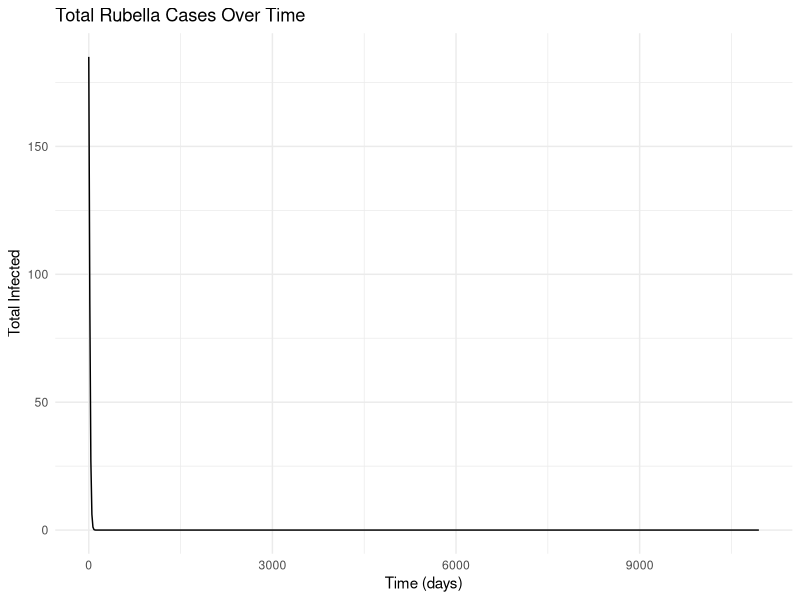
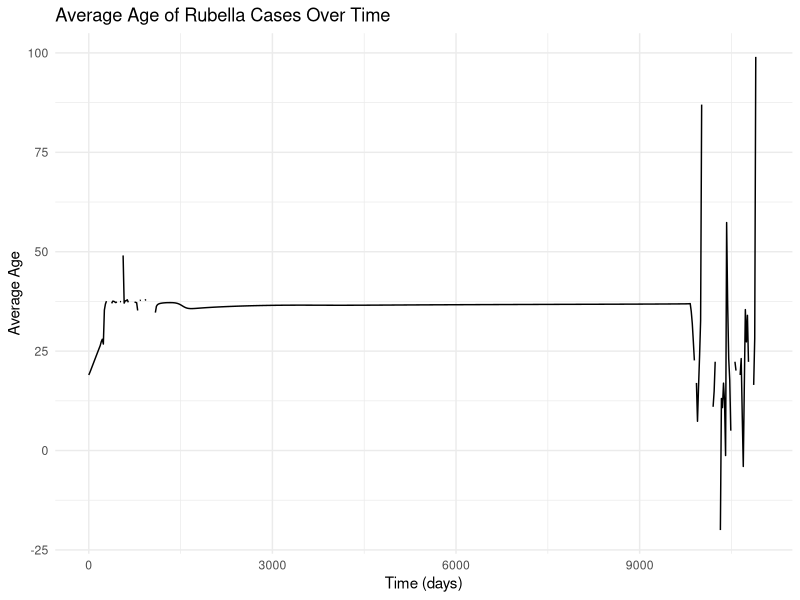

These charts were generated, in order, by the following R code:
library(deSolve)
library(ggplot2)
library(reshape2)


rubella_model <- function(time, state, parameters) {
  n_age <- parameters$n_age
  n_compartments <- 5  # M, S, I, R, V
  

  M <- state[1:n_age]
  S <- state[(n_age + 1):(2 * n_age)]
  I <- state[(2 * n_age + 1):(3 * n_age)]
  R <- state[(3 * n_age + 1):(4 * n_age)]
  V <- state[(4 * n_age + 1):(5 * n_age)]
  
  with(as.list(parameters), {
    # Seasonal transmission function
    seasonality_factor <- 1 + seasonal_amp * cos(2 * pi * (time %% 365) / 365)
    
    # Force of infection calculation per age group
    phi <- numeric(n_age)
    for (a in 1:n_age) {
      phi[a] <- 1 - exp(-sum(beta[a, ] * I) * seasonality_factor / sum(M + S + I + R + V))
    }
    
    dM <- numeric(n_age)
    dS <- numeric(n_age)
    dI <- numeric(n_age)
    dR <- numeric(n_age)
    dV <- numeric(n_age)
    
    for (a in 1:n_age) {
      # Aging transitions
      aging_in_M <- ifelse(a > 1, aging_rate[a - 1] * M[a - 1], 0)
      aging_in_S <- ifelse(a > 1, aging_rate[a - 1] * S[a - 1], 0)
      aging_in_I <- ifelse(a > 1, aging_rate[a - 1] * I[a - 1], 0)
      aging_in_R <- ifelse(a > 1, aging_rate[a - 1] * R[a - 1], 0)
      aging_in_V <- ifelse(a > 1, aging_rate[a - 1] * V[a - 1], 0)
      
      dM[a] <- -da[a] * M[a] - mu[a] * M[a] + aging_in_M - aging_rate[a] * M[a]
      dS[a] <- da[a] * M[a] - phi[a] * S[a] - mu[a] * S[a] + aging_in_S - aging_rate[a] * S[a] - va[a] * S[a]
      dI[a] <- phi[a] * S[a] - (gamma[a] + mu[a]) * I[a] + aging_in_I - aging_rate[a] * I[a]
      dR[a] <- gamma[a] * I[a] - mu[a] * R[a] + aging_in_R - aging_rate[a] * R[a]
      dV[a] <- va[a] * S[a] - mu[a] * V[a] + aging_in_V - aging_rate[a] * V[a]
    }
    
    list(c(dM, dS, dI, dR, dV))
  })
}


initialize_parameters <- function(n_age) {

  beta <- matrix(runif(n_age * n_age, min = 0.05, max = 0.15), nrow = n_age, ncol = n_age)  # Transmission rates
  aging_rate <- rep(1/12, n_age)  # Aging rate (example)
  da <- rep(0.05, n_age)  # Loss of maternal immunity
  va <- rep(0.03, n_age)  # Vaccination rate
  gamma <- rep(0.1, n_age)  # Recovery rate
  mu <- rep(0.01, n_age)  # Natural death rate
  seasonal_amp <- 0.2  # Seasonal amplitude
  
  return(list(
    beta = beta,
    da = da,
    va = va,
    gamma = gamma,
    mu = mu,
    aging_rate = aging_rate,
    seasonal_amp = seasonal_amp,
    n_age = n_age
  ))
}

initialize_state <- function(n_age) {
  initial_state <- c(
    M = rep(50, n_age),
    S = rep(1000, n_age),
    I = rep(5, n_age),
    R = rep(100, n_age),
    V = rep(200, n_age)
  )
  return(initial_state)
}

n_age <- 37
parameters <- initialize_parameters(n_age)
initial_state <- initialize_state(n_age)

# Simulate for 30 years with 17-day intervals
times <- seq(0, 30 * 365, by = 17)
results <- ode(y = initial_state, times = times, func = rubella_model, parms = parameters)

results_df <- as.data.frame(results)

results_df$total_infected <- rowSums(results_df[, grepl("I", colnames(results_df))])
ggplot(results_df, aes(x = time, y = total_infected)) +
  geom_line() +
  labs(title = "Total Rubella Cases Over Time", x = "Time (days)", y = "Total Infected") +
  theme_minimal()

average_age <- sapply(1:nrow(results_df), function(row) {
  infected <- results_df[row, grepl("I", names(results_df))]
  total_cases <- sum(infected)
  if (total_cases > 0) {
    sum(infected * 1:n_age) / total_cases
  } else {
    NA
  }
})

average_age_df <- data.frame(time = results_df$time, average_age = average_age)
ggplot(average_age_df, aes(x = time, y = average_age)) +
  geom_line(na.rm = TRUE) +
  labs(title = "Average Age of Rubella Cases Over Time", x = "Time (days)", y = "Average Age") +
  theme_minimal()
